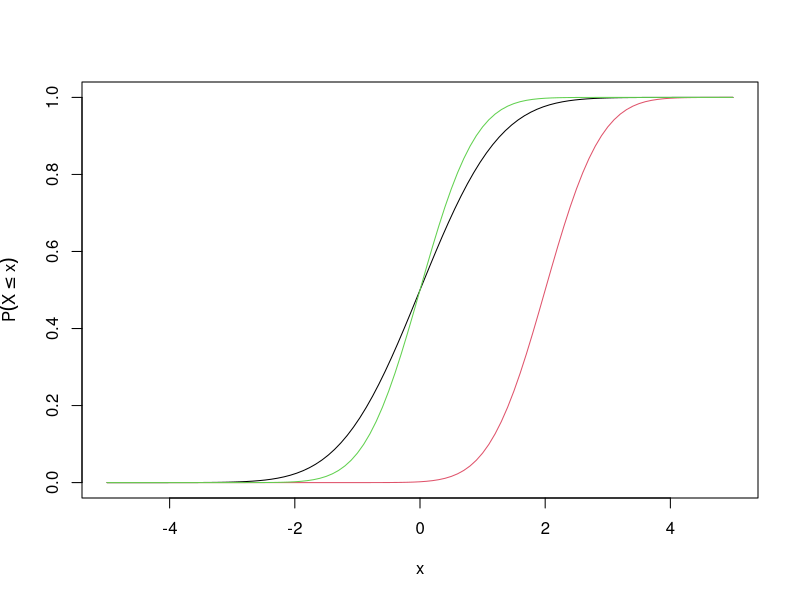
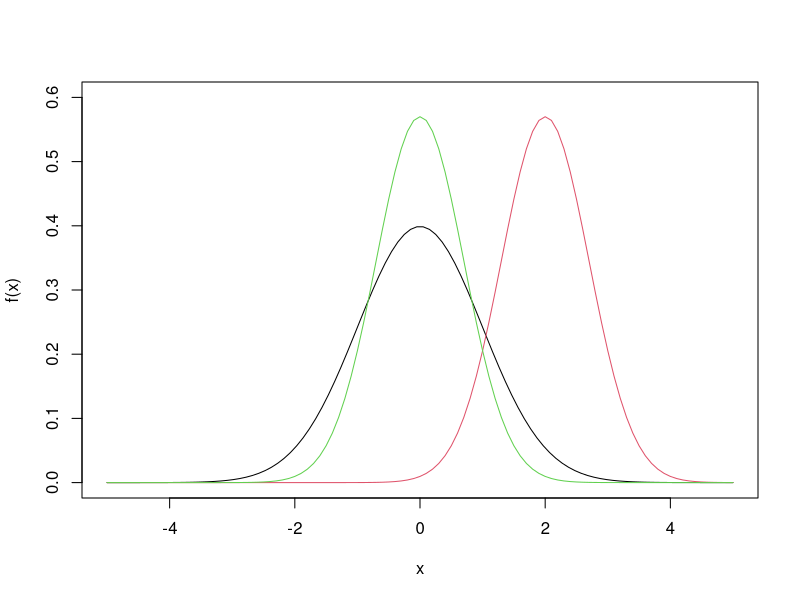
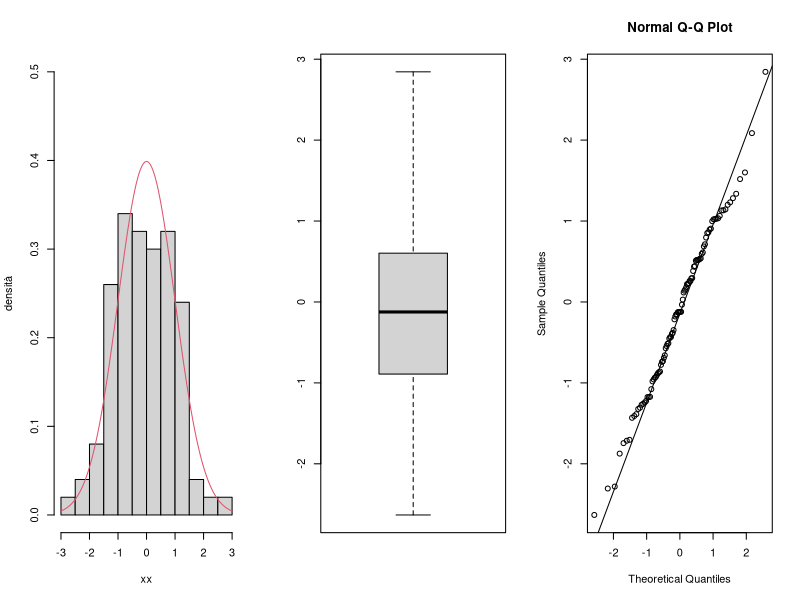
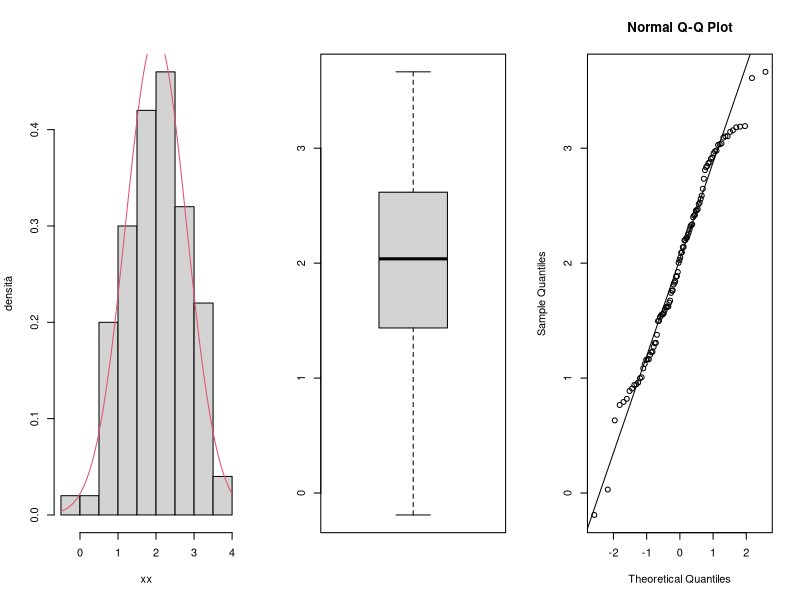
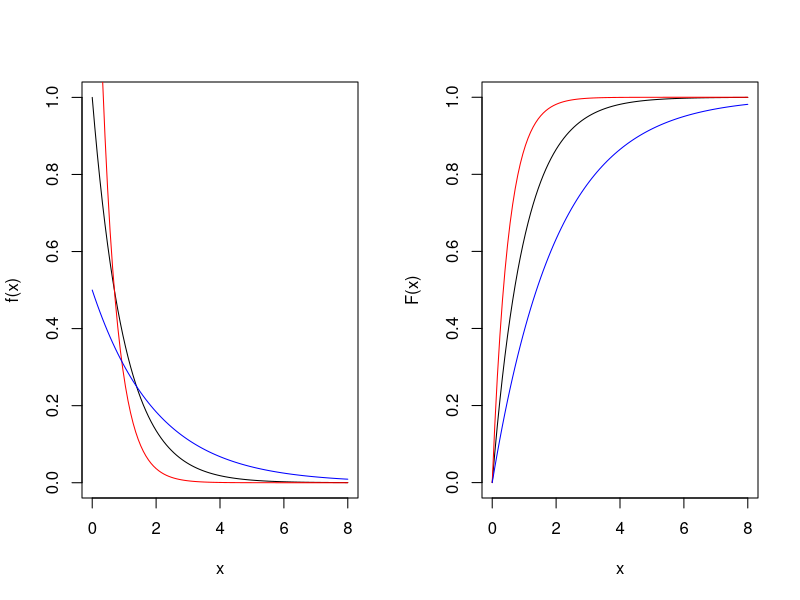
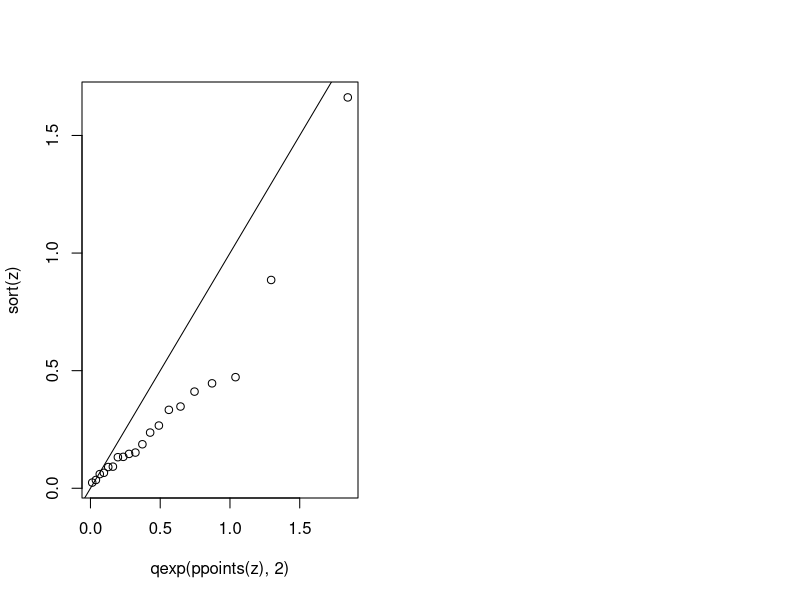
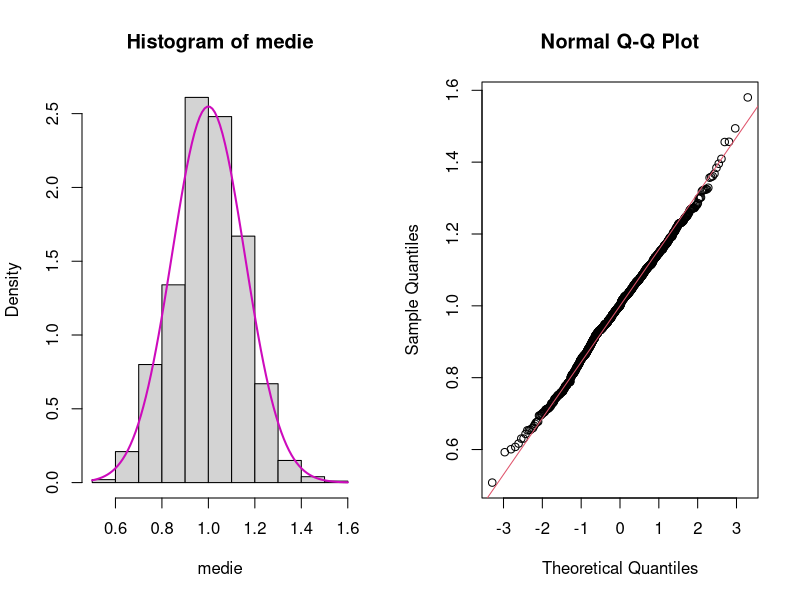
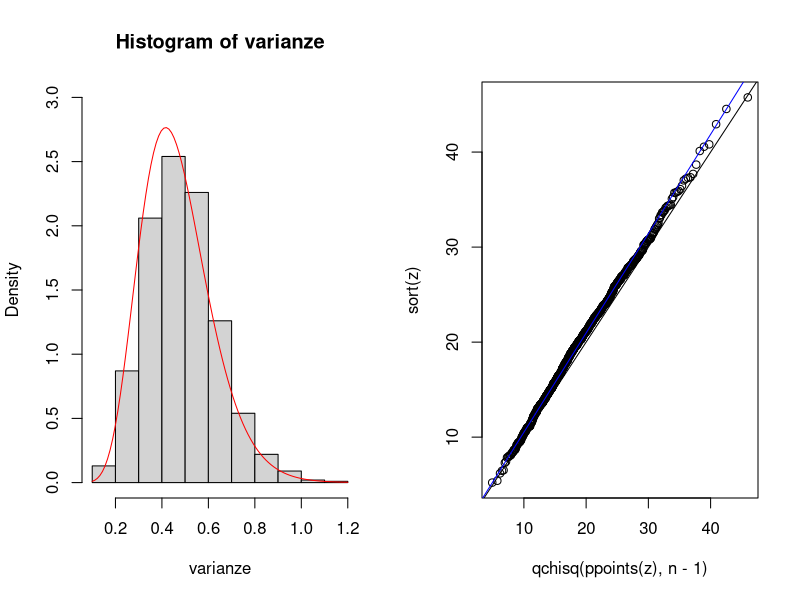

Recreate these plots in R, in order.
## ---- chunk 1
#FUNZIONE DI RIPARTIZIONE DELLA NORMALE

#standardizzata
curve(pnorm,from=-5,to=5, n=100, ylab=expression(P(X<=x))) 
#media 2 e varianza 0.7^2
curve(pnorm(x,mean=2,sd=0.7), add=TRUE,col=2)  
#media 0, varianza 0.7^2
points(seq(-5,5,0.1), pnorm(seq(-5,5,0.1), mean=0, sd=0.7), 
       type="l", col=3) 
## ---- chunk 2
#confrontiamo le funzioni di densità
curve(dnorm, from=-5, to=5, n=100, ylim=c(0,.6), ylab="f(x)") 
curve(dnorm(x, mean=2, sd=0.7), add=TRUE,col=2) 
curve(dnorm(x, mean=0, sd=0.7), add=TRUE,col=3) 
## ---- chunk 3
par(mfrow=c(1,3))

# Genero il campione
xx = rnorm(100, mean=0, sd=1)

# disegno l'istogramma delle freq relative 
hist(xx, prob=TRUE, ylim=c(0,0.5), main=" ", ylab="densità")

#sovrappongo la densit?
curve(dnorm(x), add=TRUE, col=2)

#boxplot e grafico quantili
boxplot(xx)
qqnorm(xx)
qqline(xx)

#media 2 e sd 0.8
xx = rnorm(100, mean = 2, sd = 0.8)
par(mfrow = c(1, 3))
hist(xx, prob = TRUE,  main="", ylab="densità")
curve(dnorm(x,2,0.8), add = TRUE, col = 2)
boxplot(xx)
qqnorm(xx)
qqline(xx)
## ---- chunk 4
# funzione di denstià dell'esponeziale
par(mfrow = c(1, 2))
curve(dexp(x, 1), from = 0, to = 8, ylab="f(x)")
curve(dexp(x, 2), add = TRUE, col = "red")
curve(dexp(x, 0.5), add = TRUE, col = "blue")
# funzioen di ripartizione dell'esponjenziale
curve(pexp(x, 1), from = 0, to = 8, ylab="F(x)")
curve(pexp(x, 2), add = TRUE, col = "red")
curve(pexp(x, 0.5), add = TRUE, col = "blue")
## ---- chunk 5
#simuliamo da un'esponenziale di parametro=2
z = rexp(20, 2)
z
## ---- chunk 6
#ppoints() fornisce le frequenze cumulate del campione ordinato (n>=10)
ppoints(z)
## ---- chunk 7
#per verificare l'adattamento ad una distribuzione diversa
#dalla normale occorre utilizzare la funzione qqplot() 
qqplot(qexp(ppoints(z), 2), sort(z)) # qexp mi restituisce i quantili della exp
abline(0, 1)
## ---- chunk 8
#1. osserviamo un campione
n = 20
campione = rnorm(n, mean = 1, sd = 0.7)
campione
## ---- chunk 9
# MEDIA CAMPIONARIA
#2. calcoliamo le stime
media.camp=mean(campione)
media.camp
## ---- chunk 10
# VARIANZA CAMPIONARIA
var.camp=sum((campione-media.camp)^2)/(n-1) # CORRETTA  s2
var.camp
var.camp.nc=sum((campione-media.camp)^2)/n # NON CORRETTA sigma2
var.camp.nc
## ---- chunk 11
#MC inizializzazione
N=1000 ## fissiamo il numero di campioni
medie = vector("numeric", length = N)  ##vettore delle medie vuoto
## ---- chunk 12
#MC replicazioni
for (i in 1:N) {
  campione = rnorm(n, mean = 1, sd = 0.7) # n=20
  medie[i] = mean(campione) # mi salvo le media, che so che avranno una distrib NORMALE
}
## ---- chunk 13
# vediamo se hanno una distribuzione normale
par(mfrow = c(1, 2))
#istogramma-densità
hist(medie, freq = FALSE) 
curve(dnorm(x, 1, 0.7/sqrt(n)), add = TRUE, col=6, lwd=2)
#diagramma quantili
qqnorm(medie)
abline(1, 0.7/sqrt(n), col=2)
## ---- chunk 14
N = 1000
## fissiamo il numero di campioni
varianze = vector("numeric", length = N) # vettore delle varianze vuoto
for (i in 1:N) {
  campione = rnorm(n, mean = 1, sd = 0.7)
  varianze[i] = sum((campione - mean(campione))^2)/(n - 1)
}
## ---- chunk 15
# istrogramma
par(mfrow = c(1, 2))
hist(varianze, freq = FALSE,ylim=c(0,3))
curve((n/0.49) * dchisq(x * n/0.49, df = n - 1), 
      add = TRUE, col="red")
# Q-Q
z = n * varianze/0.49
qqplot(qchisq(ppoints(z), n - 1), sort(z))
abline(0, 1); qqline(z, distribution = function(p) qchisq(p, df = n-1), col="blue")
## ---- chunk 16
## fissiamo il numero di campioni
N = 1000
#simuliamo n dati da una gamma(a,b)
n = 10
a = 1
b = 2
medie = vector("numeric", length = N)
for (i in 1:N) {
  campione = rgamma(n, shape = a, rate = b)
  medie[i] = mean(campione)
}


hist(medie, freq = FALSE)
curve(dnorm(x, a/b, sqrt((a/b^2)/n)), add = TRUE)
qqnorm(medie)
abline(a/b, sqrt((a/b^2)/n))
## ---- chunk 17
# creiamo del rumore su dei dati distribuiti come y= 5 + 3x
n = 30
x = 1:n # sequenza da 1 a 30
error = rnorm(n, mean = 0, sd = 4)
y = 5 + 3 * x + error # aggiungo l'errore
plot(x, y)
## ---- chunk 18
## Otteniamo le stime di beta_r, applico le formule
beta2.hat <- cov(x,y)/var(x)
beta2.hat
beta1.hat <- mean(y) - beta2.hat*mean(x)
beta1.hat
## ---- chunk 19
N = 1000
n = 30
x = 1:n
beta2.hat.sim = vector("numeric", length = N)
beta1.hat.sim = vector("numeric", length = N)
for (i in 1:N) {
  error = rnorm(n, mean = 0, sd = 4)
  y = 5 + 3 * x + error
  beta2.hat.sim[i] = cov(y, x)/var(x)
  beta1.hat.sim[i] = mean(y) - beta2.hat.sim[i] * mean(x)
}
## ---- chunk 20
# varianza di B2
var.beta2.hat = 4^2/sum((x - mean(x))^2)
var.beta2.hat
## ---- chunk 21
#distribuzione empirica delle stime ottenute sui campioni simulati
mean(beta2.hat.sim)
var(beta2.hat.sim)
## ---- chunk 22
#confronto grafico
hist(beta2.hat.sim, prob = TRUE)
curve(dnorm(x, mean = 3, sd = sqrt(var.beta2.hat)), add = TRUE)
## ---- chunk 23
#rappresentiamo sul grafico le N rette stimate
plot(x, y)
for (i in 1:N) {
  abline(beta1.hat.sim[i], beta2.hat.sim[i], col = "gray")
}
points(x, y, pch = 20)
abline(5, 3, col = "red")
## ---- chunk 24
####Intervallo di confidenza per beta_2
# calcolo i residui
residui = y - beta1.hat - beta2.hat * x
# calcolo la stima corretta di sigma^2
s2 = sum(residui^2)/(n - 2)
# calcolo la varianza dello stimatore di beta2
var.beta2.hat = s2/sum((x - mean(x))^2)
# calcolo estremo inferiore dell'intervallo
beta2.lower = beta2.hat - qt(0.975, n - 2) * sqrt(var.beta2.hat)
# calcolo estremo superiore dell'intervallo
beta2.upper = beta2.hat + qt(0.975, n - 2) * sqrt(var.beta2.hat)
## ---- chunk 25
#livello di copertura effettivo dell'IC 

##inizializzo la matrice che conterrà gli intervalli
beta2.ic = matrix(NA, ncol = 2, nrow = 1000)
print("Inizio")
for (i in 1:1000) {
  #print(i)
  error = rnorm(30, mean = 0, sd = 4)
  y = 5 + 3 * x + error
  beta2.hat = cov(x, y)/var(x)
  beta1.hat = mean(y) - beta2.hat * mean(x)
  residui = y - beta1.hat - beta2.hat * x
  s2 = sum(residui^2)/(n - 2)
  var.beta2.hat = s2/sum((x - mean(x))^2)
  beta2.lower = beta2.hat - qt(0.975, n - 2) * sqrt(var.beta2.hat)
  beta2.upper = beta2.hat + qt(0.975, n - 2) * sqrt(var.beta2.hat)
  ## memorizzo l'estremo inferiore
  beta2.ic[i, 1] = beta2.lower
  ## memorizzo l'estremo superiore
  beta2.ic[i, 2] = beta2.upper
}
print("Fine")
## ---- chunk 26
#livello di copertura effettivo (stima le livello di copertura nominale .95)
mean((beta2.ic[, 1] <= 3) & (beta2.ic[, 2] >= 3)) 

##Grafico per i primi 100 intervalli simulati 
plot(1:100, beta2.ic[1:100, 1], ylim = c(2.5, 3.5),
     ylab = "beta2")
points(1:100, beta2.ic[1:100, 2])
segments(1:100, beta2.ic[1:100, 2], 1:100, 
         beta2.ic[1:100, 1])
abline(h = 3, col = 2)
## ---- chunk 27

## ---- chunk 28

## ---- chunk 29
# creo il vettore del rifiuto
rifiuto = vector("logical", N) #corrispondente empirico del livello di significatività
livalfa = 0.05
n = 30
x = 1:n
for (i in 1:N) {
  error = rnorm(n, mean = 0, sd = 4)
  ## simulo nell'ipotesi H0 !!!!
  y = 1 + error
  beta2.hat = cov(x, y)/var(x)
  beta1.hat = mean(y) - beta2.hat * mean(x)
  residui = y - beta1.hat - beta2.hat * x
  s2 = sum(residui^2)/(n - 2)
  var.beta2.hat = s2/sum((x - mean(x))^2)
  ## calcolo la statistica t2
  t2 = beta2.hat/sqrt(var.beta2.hat)
  ## decido se rifiutare (TRUE=rifiuto)
  rifiuto[i] = (abs(t2) > qt(1 - livalfa/2, n - 2)) # qt sono i quantili della Tstudent
}
mean(rifiuto)   #tasso di rifiuto
## ---- chunk 30
##Potenza del test rispetto a H1: beta2= 0.1
N = 1000
rifiuto = vector("logical", N)
n = 30
x = 1:n
beta2.alt = 0.1
for (i in 1:N) {
  error = rnorm(n, mean = 0, sd = 4)
  ## simulo nell'ipotesi H1: sarebbe corretto rifiutare
  y = 1 + beta2.alt * x + error
  beta2.hat = cov(x, y)/var(x)
  beta1.hat = mean(y) - beta2.hat * mean(x)
  residui = y - beta1.hat - beta2.hat * x
  s2 = sum(residui^2)/(n - 2)
  var.beta2.hat = s2/sum((x - mean(x))^2)
  t2 = beta2.hat/sqrt(var.beta2.hat)
  rifiuto[i] = (abs(t2) > qt(1 - livalfa/2, n - 2))
}
mean(rifiuto) # rifiuto H0 quando è H0 è falsa
## ---- chunk 31
###Funzione potenza del test (come sopra ma per diversi valori beta2alt)
N = 1000
livalfa = 0.05
n = 30
x = 1:n
beta2.alt.seq = seq(0, 0.5, length = 20)
rifiuto = matrix(NA, nrow = N, ncol = length(beta2.alt.seq))
#ciclo su beta2
for (j in 1:length(beta2.alt.seq)) {
  #ciclo su N
  for (i in 1:N) {
    error = rnorm(n, mean = 0, sd = 4)
    ## simulazione sotto H1
    y = 1 + beta2.alt.seq[j] * x + error
    beta2.hat = cov(x, y)/var(x)
    beta1.hat = mean(y) - beta2.hat * mean(x)
    residui = y - beta1.hat - beta2.hat * x
    s2 = sum(residui^2)/(n - 2)
    var.beta2.hat = s2/sum((x - mean(x))^2)
    t2 = beta2.hat/sqrt(var.beta2.hat)
    rifiuto[i, j] = (abs(t2) > qt(1 - livalfa/2, n - 2))
  }
}

plot(beta2.alt.seq, apply(rifiuto, 2, mean), 
     ylab=expression(pi(beta[2])), xlab=expression(beta[2]))
## ---- chunk 32
#Livello di copertura o di significativit? effettivi
#quando l'ipotesi di normalità non è rispettata

N = 10000
beta2.ic = matrix(NA, ncol = 2, nrow = N)
beta2.hat.sim = rep(NA, N)
beta1.hat.sim = rep(NA, N)
coperto = vector("numeric", length = N)
n = 10
beta2 = 5
x = (1:n)/n

for (i in 1:N) {
  #error=rt(n,df=1)
  error=5*(rchisq(n,1)-1)
  y = 5 + beta2 * x + error
  beta2.hat.sim[i] = cov(x, y)/var(x)
  beta1.hat.sim[i] = mean(y) - beta2.hat.sim[i] * mean(x)
  residui = y - beta1.hat.sim[i] - beta2.hat.sim[i] * x
  s2 = sum(residui^2)/(n - 2)
  var.beta2.hat = s2/sum((x - mean(x))^2)
  beta2.lower = beta2.hat.sim[i] - qt(0.975, n - 2) * sqrt(var.beta2.hat)
  beta2.upper = beta2.hat.sim[i] + qt(0.975, n - 2) * sqrt(var.beta2.hat)
  beta2.ic[i, 1] = beta2.lower
  beta2.ic[i, 2] = beta2.upper
  coperto[i] = (beta2.lower < beta2) & (beta2.upper > beta2)
}

mean(beta2.hat.sim)
var(beta2.hat.sim)
mean(coperto)
## ---- chunk 33
#errori non omoschedastici
N = 10000
beta2.ic = matrix(NA, ncol = 2, nrow = N) # buona norma inizializzare con NA
beta2.hat.sim = rep(NA, N)
beta1.hat.sim = rep(NA, N)
coperto = vector("numeric", length = N)
n = 30
beta2 = 5
x = (1:n)/n

for (i in 1:N) {
  ## sd=xi
  error = rnorm(n, mean = 0, sd = x)
  y = 5 + beta2 * x + error
  beta2.hat.sim[i] = cov(x, y)/var(x)
  beta1.hat.sim[i] = mean(y) - beta2.hat.sim[i] * mean(x)
  residui = y - beta1.hat.sim[i] - beta2.hat.sim[i] * x
  s2 = sum(residui^2)/(n - 2)
  var.beta2.hat = s2/sum((x - mean(x))^2)
  beta2.lower = beta2.hat.sim[i] - qt(0.975, n - 2) * sqrt(var.beta2.hat)
  beta2.upper = beta2.hat.sim[i] + qt(0.975, n - 2) * sqrt(var.beta2.hat)
  beta2.ic[i, 1] = beta2.lower
  beta2.ic[i, 2] = beta2.upper
  coperto[i] = (beta2.lower < beta2) & (beta2.upper > beta2)
}
mean(beta2.hat.sim)
var(beta2.hat.sim)
mean(coperto)
## ---- chunk 34

## ---- chunk 35

